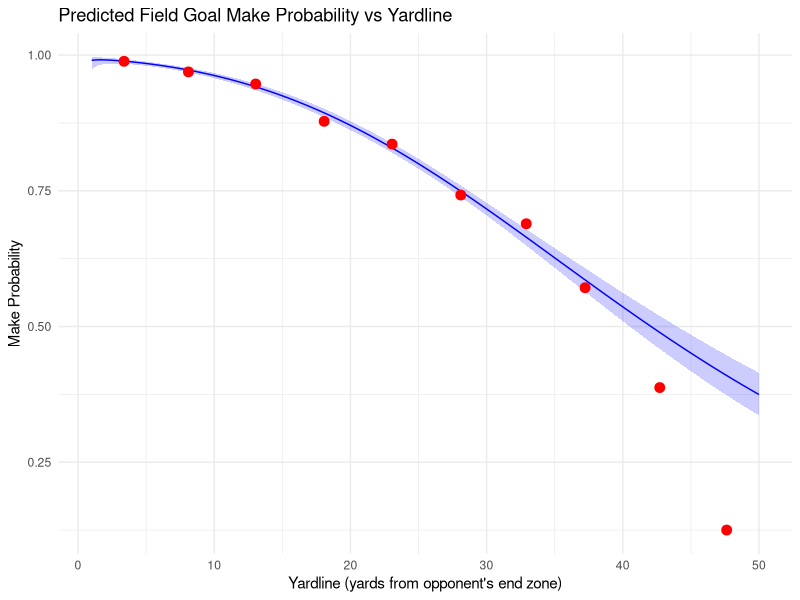

The R source for this figure: (Note: this script raises an error after producing the figure.)
#############
### SETUP ###
#############

# install.packages(c("ggplot2", "tidyverse"))
library(ggplot2)
library(tidyverse)

# set seed
set.seed(4)

##############
### PART 1 ###
##############

# load data
field_goals = read_csv("../data/03_field-goals.csv")

# Model 1: Multiple Linear Regression
lm_model = lm(fg_made ~ ydl + kq, data = field_goals)
summary(lm_model)

# Model 2: Simple Logistic Regression
logit_model1 = glm(fg_made ~ ydl + kq, data = field_goals, family = binomial)
summary(logit_model1)
confint(logit_model1)

# Model 3: Multiple Logistic Regression with Quadratic Log-Yardline and Kicker Quality
logit_model2 = glm(fg_made ~ log(ydl) + I(log(ydl)^2) + kq, data = field_goals, family = binomial)
summary(logit_model2)
confint(logit_model2)

# log loss function
log_loss = function(actual, predicted) {
  predicted = pmin(pmax(predicted, 1e-10), 1 - 1e-10)
  -mean(actual * log(predicted) + (1 - actual) * log(1 - predicted))
}

# train/test split (80/20)
n = nrow(field_goals)
train_idx = sample(1:n, size = 0.8 * n)
train = field_goals[train_idx, ]
test  = field_goals[-train_idx, ]

# Model 1: RMSE
m1 = lm(fg_made ~ ydl + kq, data = train)
p1 = predict(m1, newdata = test)
lm_rmse = sqrt(mean((test$fg_made - p1)^2))
cat("Linear RMSE:", lm_rmse, "\n")

# Model 2: Log Loss 
m2 = glm(fg_made ~ ydl + kq, data = train, family = binomial)
p2 = predict(m2, newdata = test, type = "response")
cat("Logistic Log Loss:", log_loss(test$fg_made, p2), "\n")

# Model 3: Log Loss 
m3 = glm(fg_made ~ log(ydl) + I(log(ydl)^2) + kq, data = train, family = binomial)
p3 = predict(m3, newdata = test, type = "response")
cat("Quadratic Log-Yardline Logistic Log Loss:", log_loss(test$fg_made, p3), "\n")

#Third model is the best since the log loss is the lowest
# Coefficient estimates, SEs, and 95% CIs for selected model (logit_model2)
summary(logit_model2)
confint(logit_model2)

# Exponentiate coefficients for odds ratio interpretation
exp(coef(logit_model2))
exp(confint(logit_model2))

#Intepretation: the coeffients of log(ydl) (coeff = -0.41) and log(ydl)^2 (coeff = -0.56) there is some uncertiany in the CI for log(ydl) becuase it spans over 0, but the log(ydl)^2 does not so we can syay it is accelerating negativitly. The coeff for kq of 0.264 (CI:  (0.16, 0.369)) we are confident in an positive significant effect of better kickers

# Plot predicted make probability vs yardline with confidence band

# create prediction grid
ydl_grid = data.frame(
  ydl = seq(min(field_goals$ydl), max(field_goals$ydl), length.out = 200),
  kq = mean(field_goals$kq)  # hold kicker quality at mean
)

# get predictions on log-odds scale with SE
pred = predict(logit_model2, newdata = ydl_grid, type = "link", se.fit = TRUE)

# convert to probability scale with 95% CI
ydl_grid$fit    = plogis(pred$fit)
ydl_grid$lower  = plogis(pred$fit - 1.96 * pred$se.fit)
ydl_grid$upper  = plogis(pred$fit + 1.96 * pred$se.fit)

# bin observed make rates by yardline
field_goals$ydl_bin = cut(field_goals$ydl, breaks = seq(0, 70, by = 5))
binned = field_goals %>%
  group_by(ydl_bin) %>%
  summarise(
    make_rate = mean(fg_made),
    ydl_mid   = mean(ydl)
  )

# plot
ggplot() +
  geom_ribbon(data = ydl_grid, aes(x = ydl, ymin = lower, ymax = upper), 
              alpha = 0.2, fill = "blue") +
  geom_line(data = ydl_grid, aes(x = ydl, y = fit), color = "blue") +
  geom_point(data = binned, aes(x = ydl_mid, y = make_rate), 
             color = "red", size = 3) +
  labs(title = "Predicted Field Goal Make Probability vs Yardline",
       x = "Yardline (yards from opponent's end zone)",
       y = "Make Probability") +
  theme_minimal()

#The 95% confidence band shows the uncertainty in the model's estimated probability which is the avergae make rate at a given yard. However, a kick is still random and is either a make or a miss and that has is own CI of uncertainty.


##############
### PART 2 ###
##############

# Task 1: Filter to 2023-2024 season
ncaab_2023 = ncaab_results %>% filter(Season == 2023)

# Task 2: Recode into Bradley-Terry model dataset
ncaab_model = ncaab_2023 %>%
  mutate(
    home_team  = ifelse(WLoc == "H", WTeamID, LTeamID),
    away_team  = ifelse(WLoc == "H", LTeamID, WTeamID),
    home_win   = ifelse(WLoc == "N", 1, ifelse(WLoc == "H", 1, 0)),
    is_neutral = ifelse(WLoc == "N", 1, 0)
  )

# Task 3: Fit Bradley-Terry model
all_teams = sort(unique(c(ncaab_model$home_team, ncaab_model$away_team)))
n_teams = length(all_teams)
n_games = nrow(ncaab_model)

# build design matrix: +1 home, -1 away
X = matrix(0, nrow = n_games, ncol = n_teams)
colnames(X) = all_teams

for (i in 1:n_games) {
  h = as.character(ncaab_model$home_team[i])
  a = as.character(ncaab_model$away_team[i])
  X[i, h] =  1
  X[i, a] = -1
}

# drop first team for identifiability, add neutral offset column
X_fit = cbind(X[, -1], neutral_offset = -ncaab_model$is_neutral)

bt_df = as.data.frame(X_fit)
bt_df$home_win = ncaab_model$home_win

bt_model = glm(home_win ~ ., data = bt_df, family = binomial)

# extract ratings, reference team gets 0
ratings = c(0, coef(bt_model)[2:n_teams])
names(ratings) = all_teams
ratings = ratings - mean(ratings)

team_ratings = data.frame(
  team_id = as.integer(names(ratings)),
  rating  = ratings
) %>%
  left_join(ncaab_team_info, by = c("team_id" = "TeamID")) %>%
  arrange(desc(rating))

# Task 4: Visualize team ratings with uncertainty intervals

# extract SEs for team coefficients
coef_summary = summary(bt_model)$coefficients
coef_names = rownames(coef_summary)

# build rating + SE table
rating_se = data.frame(
  team_id = as.integer(all_teams),
  rating  = ratings
)

# get SEs from model (reference team gets SE = 0)
ses = c(0, coef_summary[2:n_teams, 2])
rating_se$se = ses
rating_se$lower = rating_se$rating - 1.96 * rating_se$se
rating_se$upper = rating_se$rating + 1.96 * rating_se$se

# join team names
rating_se = rating_se %>%
  left_join(ncaab_team_info, by = c("team_id" = "TeamID")) %>%
  arrange(desc(rating))

# plot top 25 teams
rating_se %>%
  slice(1:25) %>%
  ggplot(aes(x = reorder(TeamName, rating), y = rating, 
             ymin = lower, ymax = upper)) +
  geom_pointrange() +
  coord_flip() +
  labs(title = "Bradley-Terry Team Ratings with 95% CI",
       x = "Team", y = "Rating") +
  theme_minimal()

# Task 5: Purdue vs UConn neutral site win probability

# get ratings for Purdue and Connecticut
purdue_rating = team_ratings %>% filter(TeamName == "Purdue") %>% pull(rating)
uconn_rating  = team_ratings %>% filter(TeamName == "Connecticut") %>% pull(rating)

# rating difference
delta = purdue_rating - uconn_rating

# get SE of delta from vcov matrix
purdue_id = as.character(team_ratings %>% filter(TeamName == "Purdue") %>% pull(team_id))
uconn_id  = as.character(team_ratings %>% filter(TeamName == "Connecticut") %>% pull(team_id))

vcov_mat = vcov(bt_model)
purdue_coef = paste0("`", purdue_id, "`")
uconn_coef  = paste0("`", uconn_id, "`")

se_delta = sqrt(
  vcov_mat[purdue_coef, purdue_coef] + 
    vcov_mat[uconn_coef, uconn_coef] - 
    2 * vcov_mat[purdue_coef, uconn_coef]
)

# 95% CI for delta
delta_lower = delta - 1.96 * se_delta
delta_upper = delta + 1.96 * se_delta

# convert to win probabilities (beta_0 = 0 for neutral site)
p_purdue = plogis(delta)
p_purdue_lower = plogis(delta_lower)
p_purdue_upper = plogis(delta_upper)

# moneyline function
moneyline = function(p) {
  ifelse(p >= 0.5, -100 * p / (1 - p), 100 * (1 - p) / p)
}

cat("Purdue win probability:", round(p_purdue, 3), "\n")
cat("95% CI: [", round(p_purdue_lower, 3), ",", round(p_purdue_upper, 3), "]\n")
cat("Purdue moneyline:", round(moneyline(p_purdue), 1), "\n")
cat("CI moneyline: [", round(moneyline(p_purdue_lower), 1), ",", round(moneyline(p_purdue_upper), 1), "]\n\n")

cat("Connecticut win probability:", round(1 - p_purdue, 3), "\n")
cat("Connecticut moneyline:", round(moneyline(1 - p_purdue), 1), "\n")

#CI for the win probabilty reflects the uncertianty in the estimated ratings, and hten even if we knew the true win probability exactly, the actual game outcome is still a single Bernoulli draw so the game still has randomness in itself. 
